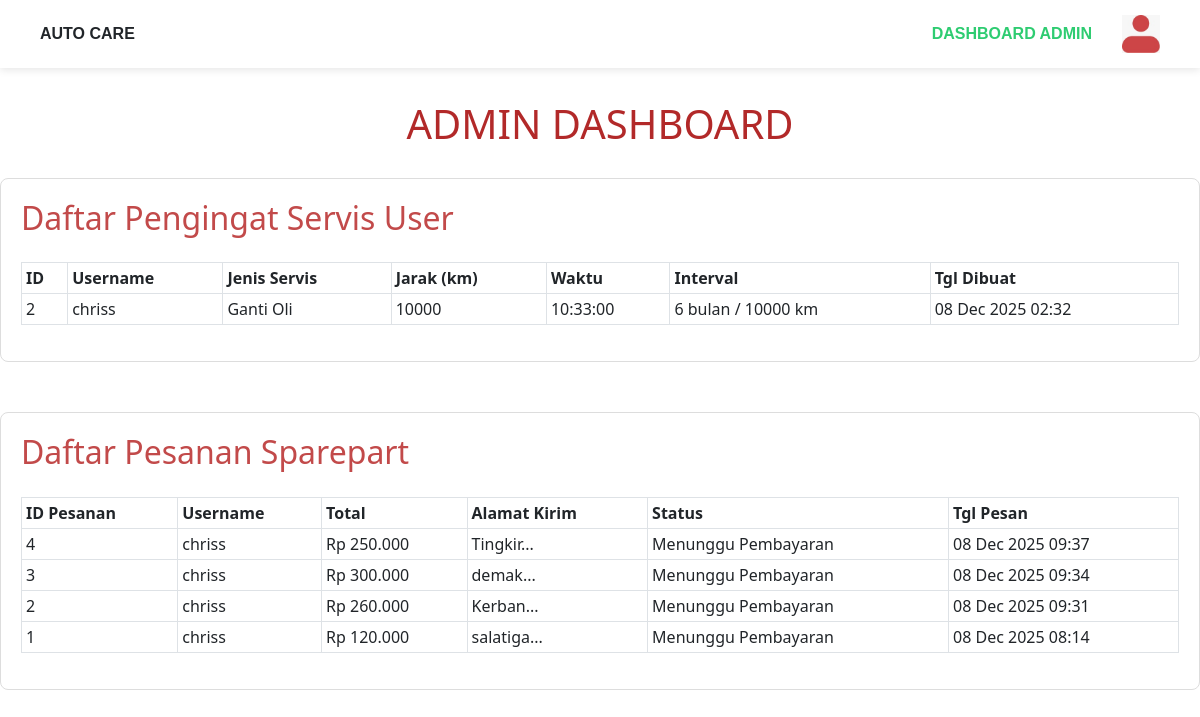
Screenshot of /admin_dashboard.php (signed in) with the database file from the repository.
### tables this page shows
CREATE TABLE `pengingat` (
  `id` int(11) NOT NULL,
  `user_id` int(11) DEFAULT NULL,
  `jenis_servis` varchar(100) DEFAULT NULL,
  `jarak` int(11) DEFAULT NULL,
  `durasi` int(11) DEFAULT NULL,
  `waktu` time DEFAULT NULL,
  `interval_servis` varchar(50) DEFAULT NULL,
  `created_at` timestamp NOT NULL DEFAULT current_timestamp()
);

CREATE TABLE `users` (
  `id` int(11) NOT NULL,
  `nama` varchar(100) DEFAULT NULL,
  `username` varchar(50) DEFAULT NULL,
  `password` varchar(255) DEFAULT NULL,
  `created_at` timestamp NOT NULL DEFAULT current_timestamp(),
  `tgl_lahir` date DEFAULT NULL,
  `gender` varchar(50) DEFAULT NULL,
  `telp` varchar(20) DEFAULT NULL,
  `email` varchar(100) DEFAULT NULL
);

CREATE TABLE `orders` (
  `id` int(11) NOT NULL,
  `user_id` int(11) NOT NULL,
  `total_amount` decimal(10,2) NOT NULL,
  `shipping_address` text NOT NULL,
  `payment_method` varchar(50) DEFAULT 'Transfer Bank',
  `status` varchar(50) DEFAULT 'Menunggu Pembayaran',
  `order_date` datetime DEFAULT current_timestamp()
);

### admin_dashboard.php (the view, shortened to what this page needs)
<?php
include "inc/koneksi.php";
include "inc/header.php";
$sql_pengingat = "SELECT p.id, u.username, p.jenis_servis, p.jarak, p.waktu, p.interval_servis, p.created_at
                  FROM pengingat p
                  JOIN users u ON p.user_id = u.id
                  ORDER BY p.created_at DESC";
$result_pengingat = mysqli_query($conn, $sql_pengingat);
$pengingat_list = mysqli_fetch_all($result_pengingat, MYSQLI_ASSOC);
$sql_orders = "SELECT o.*, u.username
               FROM orders o
               JOIN users u ON o.user_id = u.id
               ORDER BY o.order_date DESC";
$result_orders = mysqli_query($conn, $sql_orders);
$orders_list = mysqli_fetch_all($result_orders, MYSQLI_ASSOC);
?>
<!DOCTYPE html>
<html lang="id">
<head>
    <link href="https://cdn.jsdelivr.net/npm/bootstrap@5.3.0/dist/css/bootstrap.min.css" rel="stylesheet">
    <link href="https://cdn.jsdelivr.net/npm/bootstrap-icons@1.10.5/font/bootstrap-icons.css" rel="stylesheet">
</head>
<body>
    <main>
        <h1 class="text-center">ADMIN DASHBOARD</h1>
        <div class="data-section">
            <h2>Daftar Pengingat Servis User</h2>
            <div class="table-responsive">
                <table class="table table-bordered table-hover table-sm">
                    <thead>
                        <tr>
                            <th>ID</th>
                            <th>Username</th>
                            <th>Jenis Servis</th>
                            <th>Jarak (km)</th>
                            <th>Waktu</th>
                            <th>Interval</th>
                            <th>Tgl Dibuat</th>
                        </tr>
                    </thead>
                    <tbody>
                        <?php if (empty($pengingat_list)): ?>
                            <tr><td colspan="7" class="text-center">Tidak ada data pengingat.</td></tr>
                        <?php else: ?>
                            <?php foreach ($pengingat_list as $item): ?>
                                <tr>
                                    <td><?= $item['id'] ?></td>
                                    <td><?= htmlspecialchars($item['username']) ?></td>
                                    <td><?= htmlspecialchars($item['jenis_servis']) ?></td>
                                    <td><?= htmlspecialchars($item['jarak']) ?></td>
                                    <td><?= htmlspecialchars($item['waktu']) ?></td>
                                    <td><?= htmlspecialchars($item['interval_servis']) ?></td>
                                    <td><?= date('d M Y H:i', strtotime($item['created_at'])) ?></td>
                                </tr>
                            <?php endforeach; ?>
                        <?php endif; ?>
                    </tbody>
                </table>
            </div>
        </div>
        <div class="data-section">
            <h2>Daftar Pesanan Sparepart</h2>
            <div class="table-responsive">
                <table class="table table-bordered table-hover table-sm">
                    <thead>
                        <tr>
                            <th>ID Pesanan</th>
                            <th>Username</th>
                            <th>Total</th>
                            <th>Alamat Kirim</th>
                            <th>Status</th>
                            <th>Tgl Pesan</th>
                        </tr>
                    </thead>
                    <tbody>
                        <?php if (empty($orders_list)): ?>
                            <tr><td colspan="6" class="text-center">Tidak ada data pesanan.</td></tr>
                        <?php else: ?>
                            <?php foreach ($orders_list as $item): ?>
                                <tr>
                                    <td><?= $item['id'] ?></td>
                                    <td><?= htmlspecialchars($item['username']) ?></td>
                                    <td>Rp <?= number_format($item['total_amount'], 0, ',', '.') ?></td>
                                    <td><?= htmlspecialchars(substr($item['shipping_address'], 0, 50)) ?>...</td>
                                    <td><?= htmlspecialchars($item['status']) ?></td>
                                    <td><?= date('d M Y H:i', strtotime($item['order_date'])) ?></td>
                                </tr>
                            <?php endforeach; ?>
                        <?php endif; ?>
                    </tbody>
                </table>
            </div>
        </div>
    </main>
</body>
</html>

### admin_dashboard.php (style rules this page uses)
main { padding-top: 100px; max-width: 1200px; margin: auto; }
h1 { color: #b22929; margin-bottom: 30px; }
h2 { margin-bottom: 25px; color: #c24a4a; }
.data-section { margin-bottom: 50px; padding: 20px; border: 1px solid #ddd; border-radius: 8px; background: #fff; }
.table-responsive { max-height: 400px; overflow-y: auto; }
th { background-color: #f8d7da; color: #721c24; position: sticky; top: 0; }

### rows the page displays
pengingat: id "2", user.username "chriss", jenis_servis "Ganti Oli", jarak "10000", waktu "10:33:00", interval_servis "6 bulan / 10000 km", created_at "08 Dec 2025 02:32"
orders: id "4", user.username "chriss", total_amount "250.000", shipping_address "Tingkir", status "Menunggu Pembayaran", order_date "08 Dec 2025 09:37"
orders: id "3", user.username "chriss", total_amount "300.000", shipping_address "demak", status "Menunggu Pembayaran", order_date "08 Dec 2025 09:34"
orders: id "2", user.username "chriss", total_amount "260.000", shipping_address "Kerban", status "Menunggu Pembayaran", order_date "08 Dec 2025 09:31"
orders: id "1", user.username "chriss", total_amount "120.000", shipping_address "salatiga", status "Menunggu Pembayaran", order_date "08 Dec 2025 08:14"
